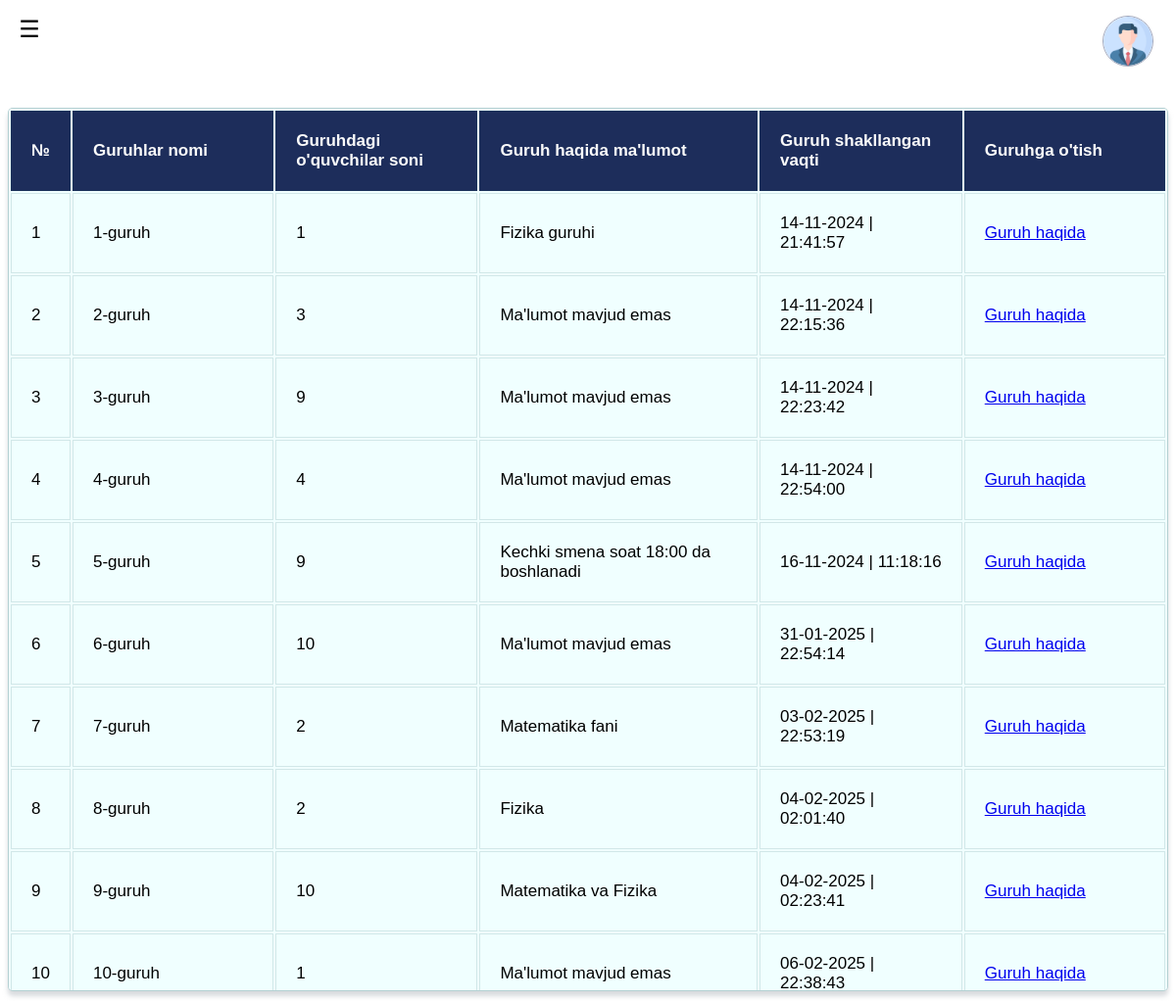
/groups/ (signed in), run on the app's committed database.
### myapp/models.py (models this page shows, shortened)
class Group(models.Model):
    name = models.CharField(max_length=100)
    information = models.TextField(blank=True, null=True)
    created_time = models.DateTimeField(auto_now_add=True)
    students = models.ManyToManyField('Profile', related_name='profile_group', blank=True)
    objects = models.Manager()

### myapp/views.py (the view)
# urls.py: path('groups/', views.group_list_view, name='group_list'),  # Guruhlar ro'yxati
@user_passes_test(is_teacher)
def group_list_view(request):
    query = request.GET.get('q', '')
    groups = Group.objects.filter(
        Q(name__icontains=query) | Q(information__icontains=query)) if query else Group.objects.all()
    group_data = [
        {'group': group, 'student_count': group.students.filter(
            user__is_active=True,
            user__is_staff=False,
            user__is_superuser=False
        ).count()}
        for group in groups
    ]
    return render(request, 'group_list.html', {'group_data': group_data})

### myapp/views.py (called while the page is built)
def is_teacher(user):
    return user.is_authenticated and (user.is_superuser or user.is_teacher)

### myapp/templates/group_list.html (shortened to what this page needs)
{% load static %}
<html lang="en">
<head>
    <link rel="stylesheet" type="text/css" href="#">
</head>
<body>
    <div class="panel_y">
        <button class="toggle-menu" onclick="toggleMenu()">☰</button>
        <div class="profile1" onclick="togglemenu()">
            <a href="#" id="myLink"><img src='{% static "myapp/images/users.png" %}' alt=""></a>
        </div>
    </div>
    <div class="container">
        <div class="infor_3" id="student-list">
            <table class="custom-table">
                <colgroup>
                        <col style="width: 3%">
                        <col style="width: 18%">
                        <col style="width: 18%">
                        <col style="width: 25%">
                        <col style="width: 18%">
                        <col style="width: 18%">
                    </colgroup>
                <thead>
                    <tr>
                        <th>№</th>
                        <th>Guruhlar nomi</th>
                        <th>Guruhdagi o'quvchilar soni</th>
                        <th>Guruh haqida ma'lumot</th>
                        <th>Guruh shakllangan vaqti</th>
                        <th>Guruhga o'tish</th>
                    </tr>
                </thead>
                <tbody id="tableBody">
                    {% for data in group_data %}
                        <tr>
                            <td>{{ forloop.counter }}</td>
                            <td>{{ data.group.name }}</td>
                            <td>
                                {% if data.student_count == 0 %}
                                    Guruhda o'quvchilar mavjud emas
                                {% else %}
                                    {{ data.student_count }}
                                {% endif %}
                    </td>
                            <td>{{ data.group.information|default:"Ma'lumot mavjud emas" }}</td>
                            <td>{{ data.group.created_time|date:"d-m-Y | H:i:s" }}</td>
                            <td><a href="{% url 'group_detail' data.group.id %}">Guruh haqida</a></td>
                        </tr>
                    {% endfor %}
                </tbody>
            </table>
        </div>
    </div>
</body>
</html>

### myapp/templates/group_list.html (style rules this page uses)
* { font-family: sans-serif; }
.panel_y { width: 100%; height: 10vh; }
.panel_y img { width: 50px; height: 50px; float: right; margin-right: 10px; margin-top: 10px; }
.container { display: flex; gap: 25px; transition: margin-left 0.3s ease; margin-left: 0; }
.toggle-menu { position: absolute; top: 10px; left: 10px; background-color: #ffffff; color: rgb(0, 0, 0); border: none; border-radius: 5px; width: 40px; height: 40px; font-size: 24px; cursor: pointer; }
.infor_3 { border: 1px solid #0b4c5242; width: 100%; height: 88vh; margin-top: 0vh; transition: all 0.3s ease; box-shadow: 0 5px 5px rgba(177, 183, 189, 0.5); border-radius: 5px; background-color: azure; overflow-y: auto; transition: transform 0.3s ease; }
.profile1 { position: relative; cursor: pointer; }
.profile1 img { width: 50px; height: 50px; border-radius: 50%; border: 1px solid rgba(29, 45, 91, 0.416); margin-right: 15px; margin-top: 8px; }
.custom-table { width: 100%; border-collapse: separate; }
.custom-table th, .custom-table td { padding: 20px; border: 1px solid #0b4c5222; text-align: left; font-size: 17px; }
.custom-table th { background-color: rgb(29, 45, 91); color: #fafafa; font-weight: bold; }

### data on the page
Group: group.name "1-guruh", student_count "1", group.information "Fizika guruhi", group.created_time|H "14-11-2024 | 21:41:57"
Group: group.name "2-guruh", student_count "3", group.information "Ma'lumot mavjud emas", group.created_time|H "14-11-2024 | 22:15:36"
Group: group.name "3-guruh", student_count "9", group.information "Ma'lumot mavjud emas", group.created_time|H "14-11-2024 | 22:23:42"
Group: group.name "4-guruh", student_count "4", group.information "Ma'lumot mavjud emas", group.created_time|H "14-11-2024 | 22:54:00"
Group: group.name "5-guruh", student_count "9", group.information "Kechki smena soat 18:00 da boshlanadi", group.created_time|H "16-11-2024 | 11:18:16"
Group: group.name "6-guruh", student_count "10", group.information "Ma'lumot mavjud emas", group.created_time|H "31-01-2025 | 22:54:14"
Group: group.name "7-guruh", student_count "2", group.information "Matematika fani", group.created_time|H "03-02-2025 | 22:53:19"
Group: group.name "8-guruh", student_count "2", group.information "Fizika", group.created_time|H "04-02-2025 | 02:01:40"
Group: group.name "9-guruh", student_count "10", group.information "Matematika va Fizika", group.created_time|H "04-02-2025 | 02:23:41"
Group: group.name "10-guruh", student_count "1", group.information "Ma'lumot mavjud emas", group.created_time|H "06-02-2025 | 22:38:43"
